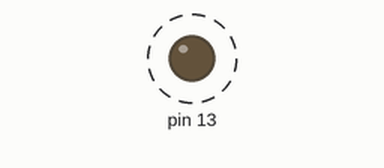
Simulated run of this sketch. Board: Arduino Uno, built with avr-gcc and run on an emulated ATmega328P. On the bench: output pins drawn as LEDs (lit = HIGH). Dashed ring = blinking.

Above: at 0.2 s.
Timing chart, 0 to 3.0 s (numbered marks = the images above):
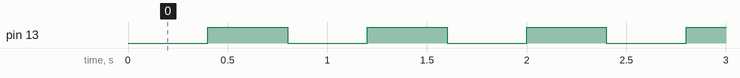

The sketch:

evasor-ej-estados.ino
```cpp
// Ejemplo independiente: dos estados de un LED, no controla el evasor.
bool encendido = false;
unsigned long cambio = 0;
void setup() { pinMode(13, OUTPUT); }
void loop() {
  unsigned long ahora = millis();
  if (ahora - cambio >= 400) {
    cambio = ahora;
    encendido = !encendido;
    digitalWrite(13, encendido);
  }
}
```

Measured:
- by itself, pin 13: alternates HIGH for 0.40 s and LOW for 0.40 s
